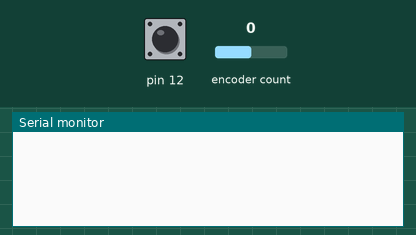
Simulated run of this sketch. Board: Arduino Uno, built with avr-gcc and run on an emulated ATmega328P. On the bench: the last lines printed to the serial monitor. The inputs (shaded band) are chosen by the test bench; at power-on: encoder count 0, pin 12 HIGH.

Above: at 1.2 s.
1.3 s: encoder count set to 1
At 1.9 s:
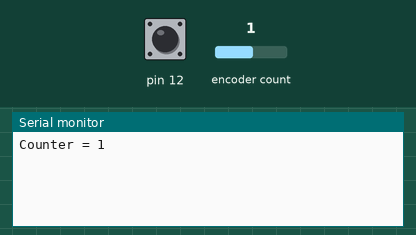
2.8 s: pin 12 pulled LOW for 0.15 s
At 3.4 s:
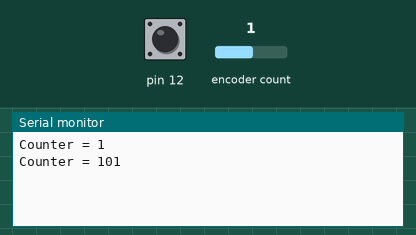
4.4 s: pin 12 pulled LOW for 1 s
At 5.8 s:
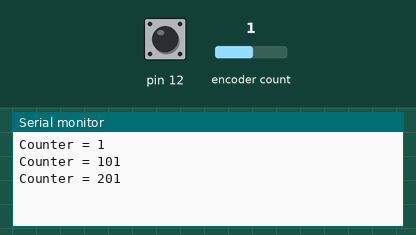
6.9 s: encoder count set to 2
At 7.3 s:
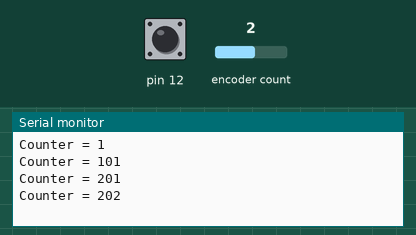
8.4 s: pin 12 driven LOW
At 8.8 s:
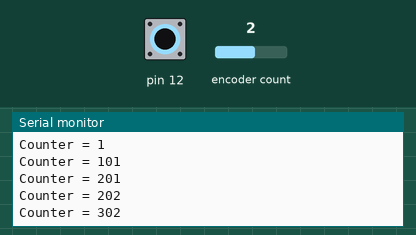
11.4 s: pin 12 pulsed HIGH 5 times (0.12 s each, 0.3 s apart)
At 13.5 s:
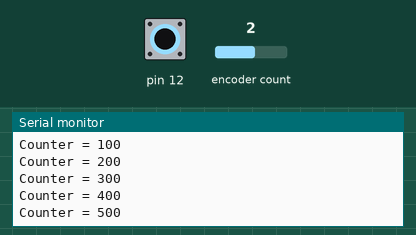
Timing chart, 0 to 15.0 s (numbered marks = the images above; inputs shaded):
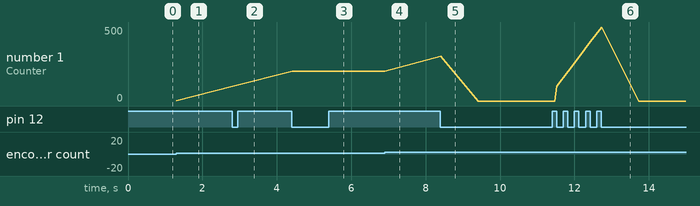

Measured:
- after the input at 1.3 s, the serial monitor: prints a new line at once (image 1)
- after the input at 2.8 s, the serial monitor: prints a new line at once (image 2)
- after the input at 4.4 s, the serial monitor: prints a new line at once (image 3)
- after the input at 6.9 s, the serial monitor: prints a new line at once (image 4)
- after the input at 8.4 s, the serial monitor: prints a new line at once (image 5)
- after the input at 11.4 s, the serial monitor: prints a new line after 0.13 s (image 6)
- plotted number 1: 1 → 101 after the input at 2.8 s, 101 → 201 after the input at 4.4 s, 201 → 202 after the input at 6.9 s, 202 → 0 after the input at 8.4 s

The sketch:

SimpleRotary.ino
```cpp
#include <SimpleRotary.h>

// Pin A, Pin B, Button Pin
SimpleRotary rotary(10, 11, 12);

int ctr = 0;
byte lastDir = 0;

void setup() {
  Serial.begin(9600);
}

void loop(){
  int rDir = rotary.rotate();
  int rBtn = rotary.push();
  int rLBtn = rotary.pushLong(1000);

  // Check direction
  if ( rDir == 1  ) {
      // CW
      ctr++;
      lastDir = rDir;
  }
  if ( rDir == 2 ) {
      // CCW
      ctr--;
      lastDir = rDir;
  }

  if ( rBtn == 1 ) {
    switch (lastDir) {
      case 1:
        ctr += 100;
        break;
      case 2:
        ctr -= 100;
        break;
    }
  }

  if ( rLBtn == 1 ) {
    ctr = 0;
  }

  // Only Serial.print when there is user input.
  // Constant serial printing without delay can introduce lag where rotary encoder rotation pulses can be missed.
  if ( rDir == 1 || rDir == 2 || rBtn == 1 || rLBtn == 1 ){
    Serial.print("Counter = ");
    Serial.print(ctr);
    Serial.println();
  }
}
```
